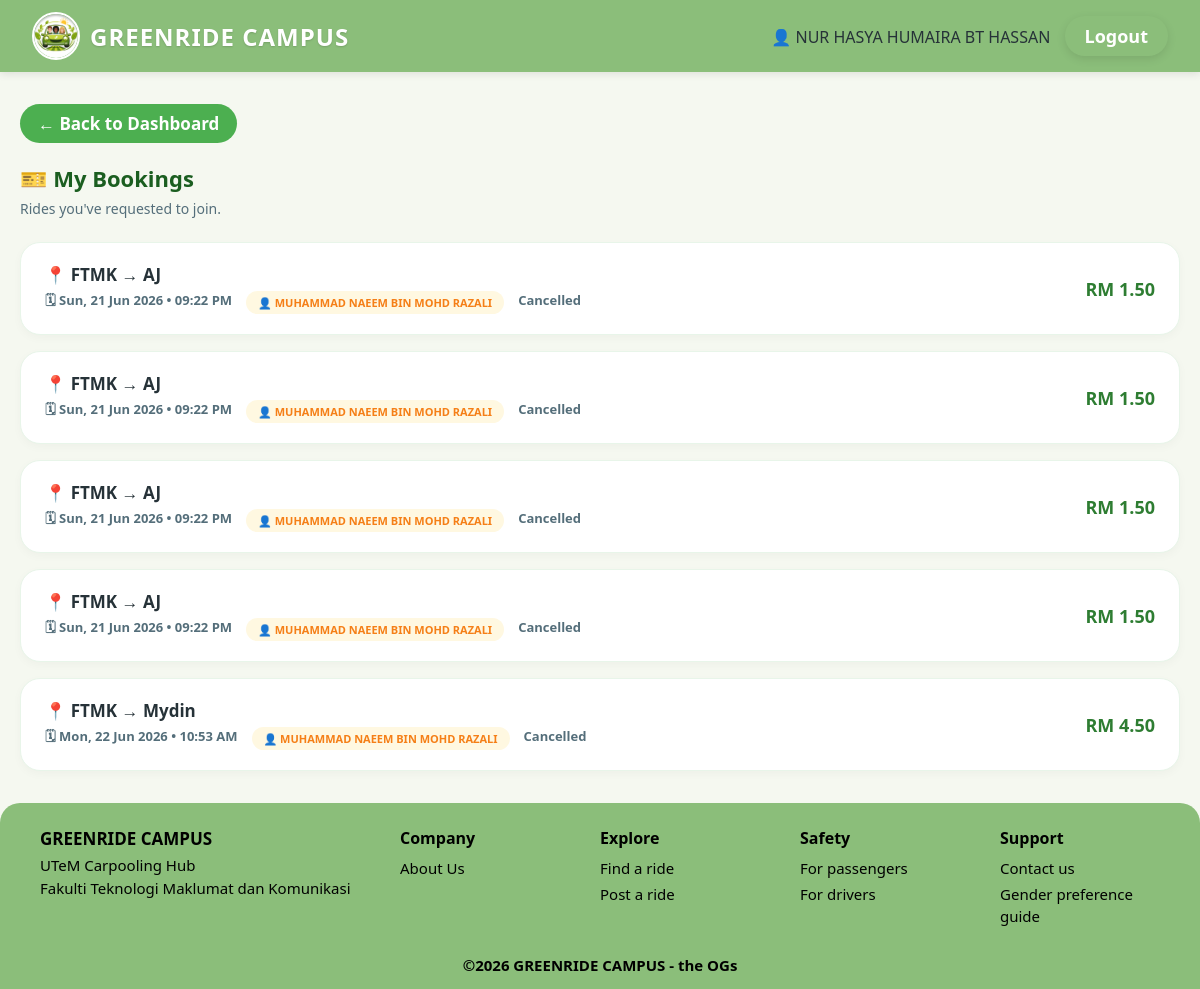
The page /trip/my_bookings.php (signed in) on the database its author committed.
### tables this page shows
CREATE TABLE `triprequest` (
  `request_ID` int(5) NOT NULL,
  `seats_requested` int(2) NOT NULL,
  `pickup_point` varchar(100) NOT NULL,
  `dropoff_point` varchar(100) NOT NULL,
  `status` varchar(20) NOT NULL,
  `request_time` datetime NOT NULL,
  `response_time` datetime DEFAULT NULL,
  `passenger_note` varchar(255) DEFAULT NULL,
  `trip_ID` int(5) NOT NULL,
  `user_ID` int(5) NOT NULL,
  `booking_ID` int(5) DEFAULT NULL
);

CREATE TABLE `trip` (
  `trip_ID` int(5) NOT NULL,
  `origin` varchar(100) NOT NULL,
  `destination` varchar(100) NOT NULL,
  `departure` datetime NOT NULL,
  `seats_available` int(2) NOT NULL,
  `price` decimal(10,2) NOT NULL,
  `status` varchar(20) NOT NULL,
  `gender_preference` varchar(20) DEFAULT NULL,
  `vehicle_ID` int(5) NOT NULL,
  `user_ID` int(5) NOT NULL
);

CREATE TABLE `user` (
  `user_ID` int(5) NOT NULL,
  `name` varchar(100) NOT NULL,
  `email` varchar(100) NOT NULL,
  `password` varchar(255) NOT NULL,
  `phone_number` varchar(20) NOT NULL,
  `role` varchar(20) NOT NULL,
  `matric_number` varchar(10) NOT NULL,
  `gender` varchar(10) NOT NULL
);

### trip/my_bookings.php (the view, shortened to what this page needs)
<?php
require_once '../config/database.php';
$user_id = $_SESSION['user_id'];
$requests = $conn->query("
    SELECT tr.*, t.origin, t.destination, t.departure, t.price, u.name AS driver_name
    FROM triprequest tr
    JOIN trip t ON tr.trip_ID = t.trip_ID
    JOIN user u ON t.user_ID = u.user_ID
    WHERE tr.user_ID='$user_id'
    ORDER BY tr.request_time DESC
");
?>
<!DOCTYPE html>
<html lang="en">
<head>
    <link rel="stylesheet" href="../assets/css/style.css">
    <link rel="stylesheet" href="../assets/css/trip.css">
</head>
<body>
<?php include '../includes/header.php'; ?>
<div class="container">
    <a href="../dashboard/dashboard.php" class="btn-back">← Back to Dashboard</a>
    <h2 class="page-heading">🎫 My Bookings</h2>
    <p class="page-subtext">Rides you've requested to join.</p>
    <div class="trip-grid">
        <?php if ($requests && $requests->num_rows > 0): ?>
            <?php while ($req = $requests->fetch_assoc()): ?>
                <div class="trip-card">
                    <div class="trip-info-block">
                        <div class="trip-locations">📍 <?php echo htmlspecialchars($req['origin']); ?> → <?php echo htmlspecialchars($req['destination']); ?></div>
                        <div class="trip-meta-row">
                            <span>🗓 <?php echo date('D, d M Y  •  h:i A', strtotime($req['departure'])); ?></span>
                            <span class="badge-driver-name">👤 <?php echo htmlspecialchars($req['driver_name']); ?></span>
                            <span class="badge-status badge-<?php echo strtolower($req['status']); ?>"><?php echo htmlspecialchars($req['status']); ?></span>
                        </div>
                    </div>
                    <div class="trip-price-section">
                        <div class="trip-cost">RM <?php echo number_format($req['price'] * $req['seats_requested'], 2); ?></div>
                    </div>
                </div>
            <?php endwhile; ?>
        <?php endif; ?>
    </div>
</div>
<?php include '../includes/footer.php'; ?>
</body>
</html>

### assets/css/style.css (style rules this page uses)
:root { --primary-green: #2E7D32; --light-green: #E8F5E9; --accent-green: #4CAF50; --bright-green: #76c442; --dark-green: #1B5E20; --bg-cream: #F1F8E9; --bg-page: #f5f8f0; --danger-red: #D32F2F; --danger-light: #FFEBEE; --text-dark: #263238; --text-muted: #546E7A; --border-radius: 16px; --card-shadow: 0 8px 24px rgba(46, 125, 50, 0.08); --navbar-green: #8bbe7a; }
* { box-sizing: border-box; margin: 0; padding: 0; font-family: 'Segoe UI', Roboto, Helvetica, Arial, sans-serif; }
body { background-color: var(--bg-page); color: var(--text-dark); min-height: 100vh; display: flex; flex-direction: column; }
.btn-back { background-color: var(--accent-green); color: white; padding: 8px 18px; border-radius: 25px; font-weight: 700; font-size: 17px; text-decoration: none; display: inline-flex; align-items: center; gap: 6px; margin-bottom: 20px; }
.container { padding: 32px 20px; max-width: 1200px; margin: 0 auto; flex: 1; width: 100%; }

### assets/css/trip.css (style rules this page uses)
.trip-grid { display: grid; grid-template-columns: 1fr; gap: 16px; }
.trip-card { background: #FFFFFF; border: 1.5px solid #E8F5E9; border-radius: 20px; padding: 20px 24px; display: flex; justify-content: space-between; align-items: center; box-shadow: 0 3px 10px rgba(0,0,0,0.03); transition: transform 0.2s, border-color 0.2s; }
.trip-info-block { display: flex; flex-direction: column; gap: 5px; flex: 1; }
.trip-locations { font-size: 17px; font-weight: 700; color: var(--text-dark); }
.trip-meta-row { display: flex; gap: 14px; font-size: 13px; color: var(--text-muted); font-weight: 600; flex-wrap: wrap; }
.trip-price-section { display: flex; align-items: center; gap: 16px; flex-shrink: 0; }
.trip-cost { font-size: 18px; font-weight: 800; color: var(--primary-green); }
.badge-driver-name { background-color: #FFF8E1; color: #F57F17; padding: 4px 12px; border-radius: 12px; font-size: 11px; font-weight: 700; display: inline-block; }
.page-heading { font-size: 22px; font-weight: 800; color: var(--dark-green); margin-bottom: 6px; }
.page-subtext { color: var(--text-muted); font-size: 14px; margin-bottom: 24px; }

### rows shown on the page
triprequest: trip_ID.origin "FTMK", trip_ID.destination "AJ", trip_ID.departure "Sun, 21 Jun 2026 • 09:22 PM", user.name "MUHAMMAD NAEEM BIN MOHD RAZALI", status "Cancelled", $req['price']*$req['seats_requested'] "1.50"
triprequest: trip_ID.origin "FTMK", trip_ID.destination "AJ", trip_ID.departure "Sun, 21 Jun 2026 • 09:22 PM", user.name "MUHAMMAD NAEEM BIN MOHD RAZALI", status "Cancelled", $req['price']*$req['seats_requested'] "1.50"
triprequest: trip_ID.origin "FTMK", trip_ID.destination "AJ", trip_ID.departure "Sun, 21 Jun 2026 • 09:22 PM", user.name "MUHAMMAD NAEEM BIN MOHD RAZALI", status "Cancelled", $req['price']*$req['seats_requested'] "1.50"
triprequest: trip_ID.origin "FTMK", trip_ID.destination "AJ", trip_ID.departure "Sun, 21 Jun 2026 • 09:22 PM", user.name "MUHAMMAD NAEEM BIN MOHD RAZALI", status "Cancelled", $req['price']*$req['seats_requested'] "1.50"
triprequest: trip_ID.origin "FTMK", trip_ID.destination "Mydin", trip_ID.departure "Mon, 22 Jun 2026 • 10:53 AM", user.name "MUHAMMAD NAEEM BIN MOHD RAZALI", status "Cancelled", $req['price'] * $req['seats_requested'] "4.50"

### other values the page prints
$_SESSION['user_name'] "NUR HASYA HUMAIRA BT HASSAN"
